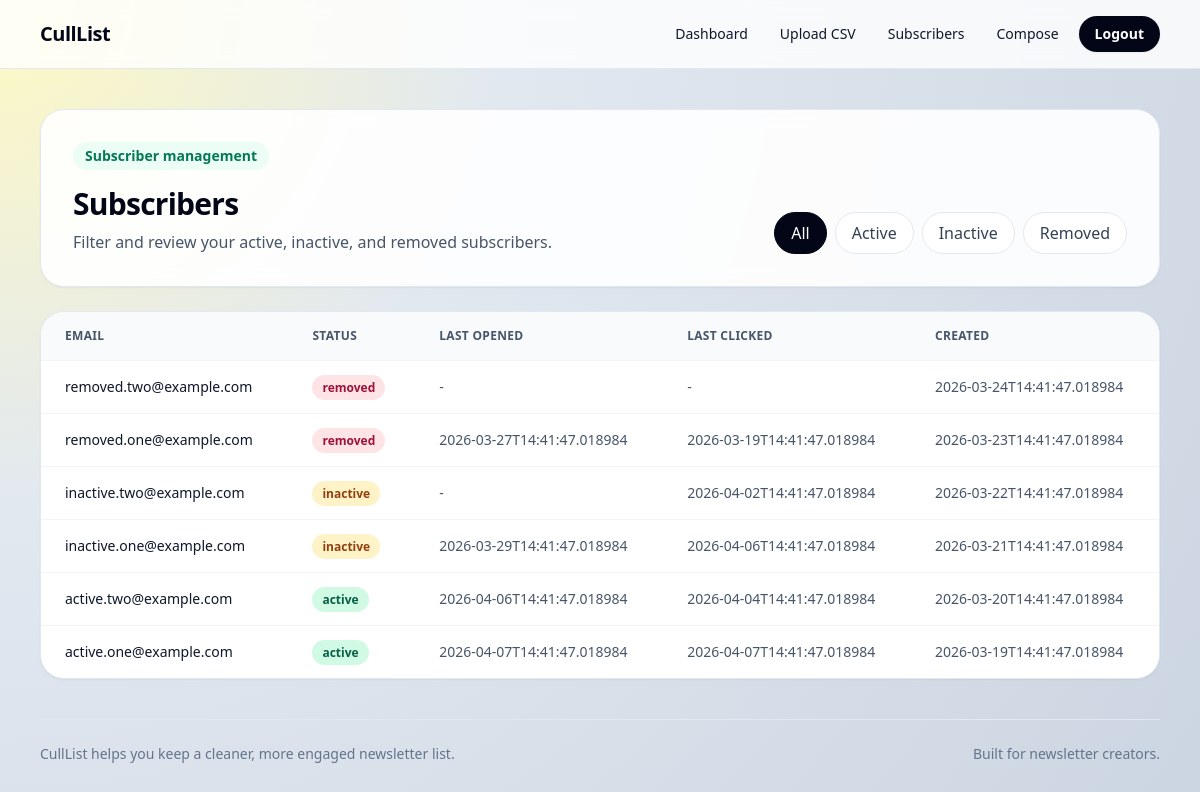
Page /subscribers (signed in) on the committed database.
### tables this page shows
CREATE TABLE subscribers (
            id INTEGER PRIMARY KEY AUTOINCREMENT,
            user_id INTEGER NOT NULL,
            email TEXT NOT NULL,
            status TEXT NOT NULL DEFAULT 'active',
            last_opened_at TEXT,
            last_clicked_at TEXT,
            created_at TEXT NOT NULL, source_platform TEXT, source_ref TEXT, source_data TEXT, last_synced_at TEXT,
            FOREIGN KEY (user_id) REFERENCES users(id)
        );

### app.py (the view)
@app.route("/subscribers")
@login_required
def subscribers():
    user = current_user()
    filter_status = request.args.get("status", "all")
    db = get_db()
    if filter_status in {"active", "inactive", "removed"}:
        rows = db.execute(
            "SELECT * FROM subscribers WHERE user_id = ? AND status = ? ORDER BY created_at DESC",
            (user["id"], filter_status),
        ).fetchall()
    else:
        rows = db.execute(
            "SELECT * FROM subscribers WHERE user_id = ? ORDER BY created_at DESC",
            (user["id"],),
        ).fetchall()
    return render_template("subscribers.html", subscribers=rows, filter_status=filter_status)

### app.py (called while the page is built)
def get_db():
    if "db" not in g:
        g.db = sqlite3.connect(DATABASE)
        g.db.row_factory = sqlite3.Row
    return g.db

@app.before_request
def ensure_database_ready():
    global DB_READY
    if DB_READY:
        return
    init_db()
    DB_READY = True

def login_required(view_func):
    @wraps(view_func)
    def wrapped(*args, **kwargs):
        if "user_id" not in session:
            return redirect(url_for("login"))
        return view_func(*args, **kwargs)
    return wrapped

def current_user():
    user_id = session.get("user_id")
    if not user_id:
        return None
    db = get_db()
    return db.execute("SELECT * FROM users WHERE id = ?", (user_id,)).fetchone()

### templates/subscribers.html
{% extends 'base.html' %}
{% block content %}
<div class="space-y-6">
  <section class="bg-white/90 backdrop-blur rounded-3xl border border-slate-200 shadow-sm p-6 md:p-8">
    <div class="flex flex-col md:flex-row md:items-end md:justify-between gap-4">
      <div>
        <div class="inline-flex items-center gap-2 px-3 py-1 rounded-full bg-emerald-50 text-emerald-700 text-sm font-semibold mb-4">Subscriber management</div>
        <h1 class="text-3xl font-black tracking-tight text-slate-950">Subscribers</h1>
        <p class="mt-2 text-slate-600">Filter and review your active, inactive, and removed subscribers.</p>
      </div>
      <div class="flex flex-wrap gap-2">
        <a href="{{ url_for('subscribers', status='all') }}" class="px-4 py-2 rounded-full border {% if filter_status == 'all' %}bg-slate-950 text-white border-slate-950{% else %}bg-white text-slate-700 border-slate-200{% endif %}">All</a>
        <a href="{{ url_for('subscribers', status='active') }}" class="px-4 py-2 rounded-full border {% if filter_status == 'active' %}bg-slate-950 text-white border-slate-950{% else %}bg-white text-slate-700 border-slate-200{% endif %}">Active</a>
        <a href="{{ url_for('subscribers', status='inactive') }}" class="px-4 py-2 rounded-full border {% if filter_status == 'inactive' %}bg-slate-950 text-white border-slate-950{% else %}bg-white text-slate-700 border-slate-200{% endif %}">Inactive</a>
        <a href="{{ url_for('subscribers', status='removed') }}" class="px-4 py-2 rounded-full border {% if filter_status == 'removed' %}bg-slate-950 text-white border-slate-950{% else %}bg-white text-slate-700 border-slate-200{% endif %}">Removed</a>
      </div>
    </div>
  </section>
  <div class="bg-white rounded-3xl border border-slate-200 shadow-sm overflow-hidden">
    <div class="overflow-x-auto">
      <table class="min-w-full text-sm">
        <thead class="bg-slate-50 text-left text-slate-600 uppercase tracking-wide text-xs">
          <tr>
            <th class="px-6 py-4">Email</th>
            <th class="px-6 py-4">Status</th>
            <th class="px-6 py-4">Last Opened</th>
            <th class="px-6 py-4">Last Clicked</th>
            <th class="px-6 py-4">Created</th>
          </tr>
        </thead>
        <tbody>
          {% for sub in subscribers %}
          <tr class="border-t border-slate-100 hover:bg-slate-50/70 transition-colors">
            <td class="px-6 py-4 font-medium text-slate-900">{{ sub.email }}</td>
            <td class="px-6 py-4">
              <span class="px-2.5 py-1 rounded-full text-xs font-semibold {% if sub.status == 'active' %}bg-emerald-100 text-emerald-800{% elif sub.status == 'inactive' %}bg-amber-100 text-amber-800{% else %}bg-rose-100 text-rose-800{% endif %}">
                {{ sub.status }}
              </span>
            </td>
            <td class="px-6 py-4 text-slate-600">{{ sub.last_opened_at or '-' }}</td>
            <td class="px-6 py-4 text-slate-600">{{ sub.last_clicked_at or '-' }}</td>
            <td class="px-6 py-4 text-slate-600">{{ sub.created_at }}</td>
          </tr>
          {% else %}
          <tr>
            <td colspan="5" class="px-6 py-10 text-center text-slate-500">No subscribers found.</td>
          </tr>
          {% endfor %}
        </tbody>
      </table>
    </div>
  </div>
</div>
{% endblock %}

### templates/base.html (shortened to what this page needs)
<!doctype html>
<html lang="en">
<head>
  <script src="https://cdn.tailwindcss.com"></script>
  <link rel="stylesheet" href="{{ url_for('static', filename='styles.css') }}" />
</head>
<body class="bg-slate-100 text-slate-900 min-h-screen">
  <div class="min-h-screen bg-[radial-gradient(circle_at_top_left,_#fef9c3,_#e2e8f0_35%,_#cbd5e1_100%)]">
    <nav class="bg-white/80 backdrop-blur border-b border-slate-200 sticky top-0 z-20">
      <div class="max-w-6xl mx-auto px-4 py-4 flex flex-col sm:flex-row sm:justify-between sm:items-center gap-3 sm:gap-4">
        <a href="{{ url_for('dashboard') if session.get('user_id') else url_for('landing') }}" class="font-black text-xl tracking-tight text-slate-950 hover:text-emerald-700 transition-colors">CullList</a>
        {% if session.get('user_id') %}
          <div class="flex flex-wrap gap-2 items-center text-sm sm:justify-end">
            <a href="{{ url_for('dashboard') }}" class="px-3 py-2 rounded-full hover:bg-slate-100 transition-colors">Dashboard</a>
            <a href="{{ url_for('upload_csv') }}" class="px-3 py-2 rounded-full hover:bg-slate-100 transition-colors">Upload CSV</a>
            <a href="{{ url_for('subscribers') }}" class="px-3 py-2 rounded-full hover:bg-slate-100 transition-colors">Subscribers</a>
            <a href="{{ url_for('compose_email') }}" class="px-3 py-2 rounded-full hover:bg-slate-100 transition-colors">Compose</a>
            <a href="{{ url_for('logout') }}" class="px-4 py-2 rounded-full bg-slate-950 text-white font-semibold shadow-sm hover:bg-slate-800 transition-colors">Logout</a>
          </div>
        {% endif %}
      </div>
    </nav>
    <main class="max-w-6xl mx-auto px-4 py-6 sm:py-8 lg:py-10">
      {% block content %}{% endblock %}
    </main>
    <footer class="max-w-6xl mx-auto px-4 pb-8 text-sm text-slate-500">
      <div class="border-t border-slate-200 pt-6 flex flex-col sm:flex-row sm:items-center sm:justify-between gap-2 text-center sm:text-left">
        <p>CullList helps you keep a cleaner, more engaged newsletter list.</p>
        <p>Built for newsletter creators.</p>
      </div>
    </footer>
  </div>
</body>
</html>

### static/styles.css (style rules this page uses)
body { font-family: "Segoe UI", Tahoma, Geneva, Verdana, sans-serif; -webkit-font-smoothing: antialiased; -moz-osx-font-smoothing: grayscale; }
html { scroll-behavior: smooth; }

### rows in the picture
subscribers: email "removed.two@example.com", status "removed", last_opened_at "-", last_clicked_at "-", created_at "2026-03-24T14:41:47.018984"
subscribers: email "removed.one@example.com", status "removed", last_opened_at "2026-03-27T14:41:47.018984", last_clicked_at "2026-03-19T14:41:47.018984", created_at "2026-03-23T14:41:47.018984"
subscribers: email "inactive.two@example.com", status "inactive", last_opened_at "-", last_clicked_at "2026-04-02T14:41:47.018984", created_at "2026-03-22T14:41:47.018984"
subscribers: email "inactive.one@example.com", status "inactive", last_opened_at "2026-03-29T14:41:47.018984", last_clicked_at "2026-04-06T14:41:47.018984", created_at "2026-03-21T14:41:47.018984"
subscribers: email "active.two@example.com", status "active", last_opened_at "2026-04-06T14:41:47.018984", last_clicked_at "2026-04-04T14:41:47.018984", created_at "2026-03-20T14:41:47.018984"
subscribers: email "active.one@example.com", status "active", last_opened_at "2026-04-07T14:41:47.018984", last_clicked_at "2026-04-07T14:41:47.018984", created_at "2026-03-19T14:41:47.018984"
